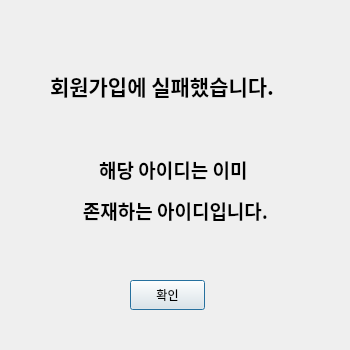
<?xml version="1.0" encoding="UTF-8"?>
<ui version="4.0">
 <class>MemberFail</class>
 <widget class="QDialog" name="MemberFail">
  <property name="geometry">
   <rect>
    <x>0</x>
    <y>0</y>
    <width>350</width>
    <height>350</height>
   </rect>
  </property>
  <property name="windowTitle">
   <string>Dialog</string>
  </property>
  <widget class="QLabel" name="label">
   <property name="geometry">
    <rect>
     <x>50</x>
     <y>30</y>
     <width>301</width>
     <height>111</height>
    </rect>
   </property>
   <property name="font">
    <font>
     <family>Agency FB</family>
     <pointsize>16</pointsize>
     <weight>75</weight>
     <bold>true</bold>
    </font>
   </property>
   <property name="text">
    <string>회원가입에 실패했습니다.</string>
   </property>
   <property name="textFormat">
    <enum>Qt::AutoText</enum>
   </property>
  </widget>
  <widget class="QPushButton" name="pushButton">
   <property name="geometry">
    <rect>
     <x>130</x>
     <y>280</y>
     <width>75</width>
     <height>30</height>
    </rect>
   </property>
   <property name="text">
    <string>확인</string>
   </property>
  </widget>
  <widget class="QLabel" name="label_2">
   <property name="geometry">
    <rect>
     <x>60</x>
     <y>120</y>
     <width>231</width>
     <height>141</height>
    </rect>
   </property>
   <property name="font">
    <font>
     <family>Agency FB</family>
     <pointsize>14</pointsize>
     <weight>75</weight>
     <bold>true</bold>
    </font>
   </property>
   <property name="text">
    <string>&lt;html&gt;&lt;head/&gt;&lt;body&gt;&lt;p align=&quot;center&quot;&gt;해당 아이디는 이미 &lt;/p&gt;&lt;p align=&quot;center&quot;&gt;존재하는 아이디입니다.&lt;/p&gt;&lt;/body&gt;&lt;/html&gt;</string>
   </property>
  </widget>
 </widget>
 <resources/>
 <connections/>
</ui>
